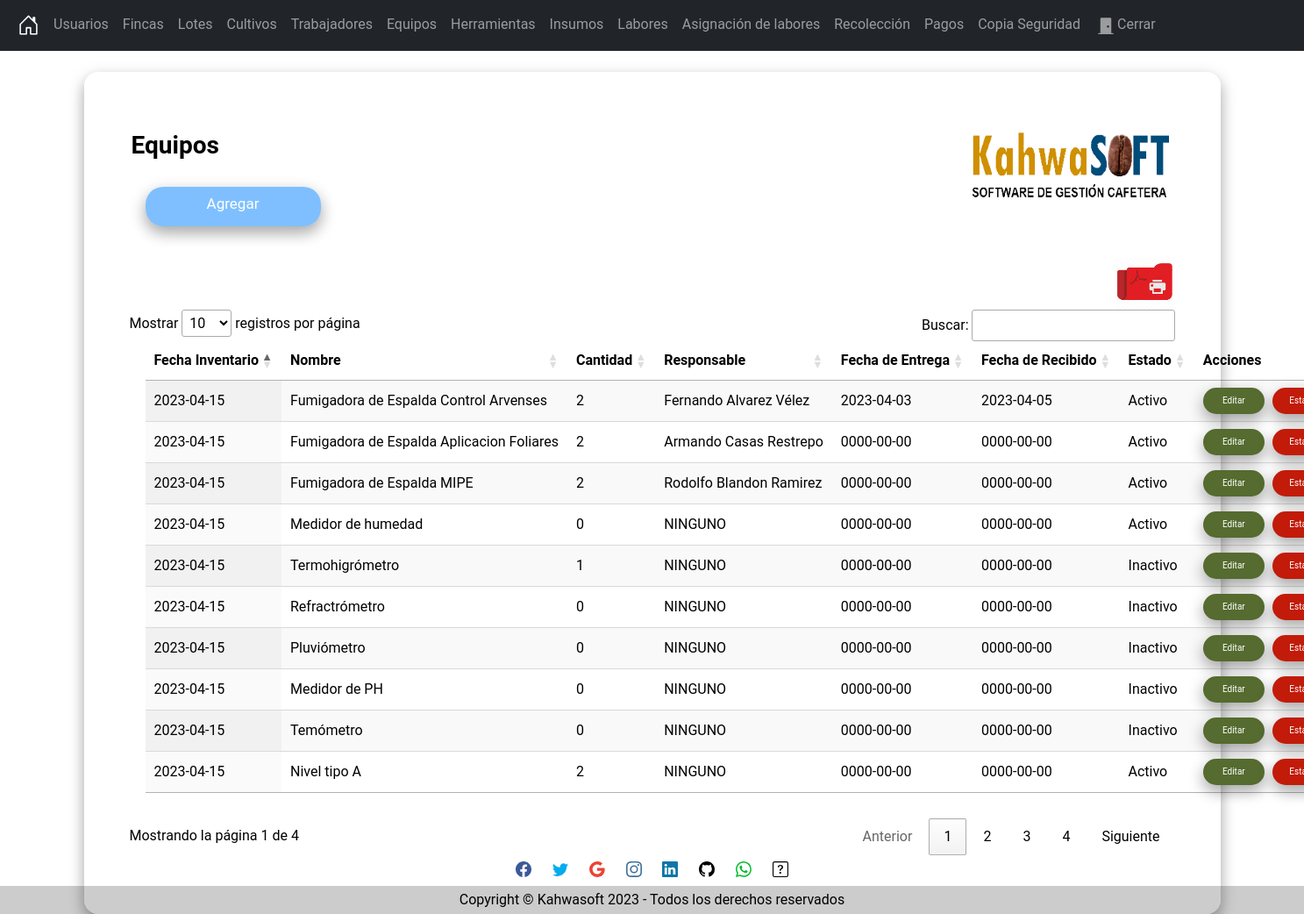
The page /secciones/Equipo/index.php (signed in) on the database its author committed.
### tables this page shows
CREATE TABLE `equipo` (
  `Id` int(11) NOT NULL AUTO_INCREMENT,
  `FechaInventario` date NOT NULL,
  `NombreEquipo` varchar(255) NOT NULL,
  `Cantidad` int(11) NOT NULL,
  `FechaDeEntrega` date NOT NULL,
  `FechaDeRecibido` date NOT NULL,
  `Responsable` int(11) NOT NULL,
  `FechaDeMantenimiento` date NOT NULL,
  `Estado` tinyint(1) NOT NULL,
  PRIMARY KEY (`Id`),
  UNIQUE KEY `NombreEquipo` (`NombreEquipo`),
  KEY `Responsable` (`Responsable`),
  CONSTRAINT `equipo_ibfk_1` FOREIGN KEY (`Responsable`) REFERENCES `trabajadores` (`Id`) ON DELETE CASCADE ON UPDATE CASCADE
);

### secciones/Equipo/index.php (the view, shortened to what this page needs)
<?php
    include("../../bd.php");
    $sentecia = $conexion->prepare("SELECT *, (SELECT Nombre FROM trabajadores where trabajadores.Id = equipo.Responsable) as empleado
    FROM equipo");
    $sentecia->execute();
    $equipos = $sentecia->fetchall(PDO::FETCH_ASSOC);
?>
<?php include("../../templates/header.php"); ?>
<br/>
    <div class="card">
        <div class="content">
            <div class="title">
                <h3 id="Titulo"><strong>Equipos</strong><img src="../../Img/Logo.png" width="230" height="80" align="right"></h3>
            </div>
            <div class="card-body">
                <a name="" id="btncrear" class="btn" title="Agregar" href="crear.php" role="button">Agregar</a>
                <div class="table-responsive-sm">
                    <table  id="tabla_id" class="display nowrap" style="width:100%">
                        <thead>
                            <tr>
                                <th scope="col">Fecha Inventario</th>
                                <th scope="col">Nombre</th>
                                <th scope="col">Cantidad</th>
                                <th scope="col">Responsable</th>
                                <th scope="col">Fecha de Entrega</th>
                                <th scope="col">Fecha de Recibido</th>
                                <th scope="col">Estado</th>
                                <th scope="col">Acciones</th>
                            </tr>
                        </thead>
                        <div> <a href="../../secciones/Equipo/reportePDF.php"><img src="../../Img/ImpresoraPDF.png" width="70" height="60" align="right" title="Exportar a PDF" href=""></a>
                        </div>
                        <tbody>
                            <?php foreach($equipos as $equipo) {?>
                                <tr class="">
                                    <td scope="row"><?php echo $equipo['FechaInventario']; ?></td>
                                    <td scope="row"><?php echo $equipo['NombreEquipo']; ?></td>
                                    <td scope="row"><?php echo $equipo['Cantidad']; ?></td>
                                    <td scope="row"><?php echo $equipo['empleado']; ?></td>
                                    <td scope="row"><?php echo $equipo['FechaDeEntrega']; ?></td>
                                    <td scope="row"><?php echo $equipo['FechaDeRecibido']; ?></td>
                                    <?php if($equipo['Estado']==1){ ?>
                                        <td>Activo</td>
                                    <?php }?>
                                    <?php if($equipo['Estado']==0){ ?>
                                        <td>Inactivo</td>
                                    <?php }?>
                                    <td> <a id="editar" class="btn" title="Editar" href="editar.php?txtID=<?php echo $equipo['Id']; ?>" role="button">Editar</a>
                                    <a id="borrar" class="btn" title="Estado" href="javascript:borrar(<?php echo $equipo['Id']; ?>);" role="button">Estado</a>
                                    </td>
                                </tr>
                            <?php }?>
                        </tbody>
                    </table>
                </div>
            </div>
        </div>
    </div>
<?php include("../../templates/footer.php"); ?>
<?php include("../../templates/socfooter.php"); ?>

### Css/Styles.css (style rules this page uses)
body { margin-bottom: 60px; margin: 0; padding: 0; background-image: url(../Img/Fondo.png); background-repeat: no-repeat; background-attachment: fixed; background-size: 100% 100%; font-family: 'Roboto', 'sans-serif'; height: 100vh; }
.card { width: 100%; max-width: 400%; color: #000000; padding: 50px 35px; border: 1px solid rgba(255,255, 255, 0.70); background: rgba(255, 255, 255, 0.70); border-radius: 16px; box-shadow: 0 8px 16px 0 rgba(0,0,0,0.2), 0 6px 20px 0 rgba(0,0,0,0.19); }
#btncrear { margin-top: 30px; background: rgba(0, 128, 255, 0.5); border-radius: 20px; box-shadow: 5px 5px #B2BABB; color: white; width: 200px; height: 45px; font-size: 17px; margin-top: 5px; margin-right: 5px; margin-bottom: 35px; margin-left: 18px; box-shadow: 0 8px 16px 0 rgba(0,0,0,0.2), 0 6px 20px 0 rgba(0,0,0,0.19); }
#Titulo { margin-top: 16px; margin-right: 20px; margin-bottom: 9px; margin-left: 18px; font-family: 'Roboto', sans-serif; }
#editar { background: rgb(85, 107, 47); border-radius: 20px; box-shadow: 0 8px 16px 0 rgba(0,0,0,0.2), 0 6px 20px 0 rgba(0,0,0,0.19); color: white; width: 70px; height: 30px; font-size: 10px; margin-right: 5px; }
#borrar { background: #c21b09; border-radius: 20px; box-shadow: 0 8px 16px 0 rgba(0,0,0,0.2), 0 6px 20px 0 rgba(0,0,0,0.19); color: white; width: 70px; height: 30px; font-size: 10px; }
#tabla_id { margin-top: 16px; margin-right: 20px; margin-bottom: 25px; margin-left: 18px; }

### rows shown on the page
equipo: FechaInventario "2023-04-15", NombreEquipo "Fumigadora de Espalda Control Arvenses", Cantidad "2", empleado "Fernando Alvarez Vélez", FechaDeEntrega "2023-04-03", FechaDeRecibido "2023-04-05", Estado "Activo"
equipo: FechaInventario "2023-04-15", NombreEquipo "Fumigadora de Espalda Aplicacion Foliares", Cantidad "2", empleado "Armando Casas Restrepo", FechaDeEntrega "0000-00-00", FechaDeRecibido "0000-00-00", Estado "Activo"
equipo: FechaInventario "2023-04-15", NombreEquipo "Fumigadora de Espalda MIPE", Cantidad "2", empleado "Rodolfo Blandon Ramirez", FechaDeEntrega "0000-00-00", FechaDeRecibido "0000-00-00", Estado "Activo"
equipo: FechaInventario "2023-04-15", NombreEquipo "Medidor de humedad", Cantidad "0", empleado "NINGUNO", FechaDeEntrega "0000-00-00", FechaDeRecibido "0000-00-00", Estado "Activo"
equipo: FechaInventario "2023-04-15", NombreEquipo "Termohigrómetro", Cantidad "1", empleado "NINGUNO", FechaDeEntrega "0000-00-00", FechaDeRecibido "0000-00-00", Estado "Inactivo"
equipo: FechaInventario "2023-04-15", NombreEquipo "Refractrómetro", Cantidad "0", empleado "NINGUNO", FechaDeEntrega "0000-00-00", FechaDeRecibido "0000-00-00", Estado "Inactivo"
equipo: FechaInventario "2023-04-15", NombreEquipo "Pluviómetro", Cantidad "0", empleado "NINGUNO", FechaDeEntrega "0000-00-00", FechaDeRecibido "0000-00-00", Estado "Inactivo"
equipo: FechaInventario "2023-04-15", NombreEquipo "Medidor de PH", Cantidad "0", empleado "NINGUNO", FechaDeEntrega "0000-00-00", FechaDeRecibido "0000-00-00", Estado "Inactivo"
equipo: FechaInventario "2023-04-15", NombreEquipo "Temómetro", Cantidad "0", empleado "NINGUNO", FechaDeEntrega "0000-00-00", FechaDeRecibido "0000-00-00", Estado "Inactivo"
equipo: FechaInventario "2023-04-15", NombreEquipo "Nivel tipo A", Cantidad "2", empleado "NINGUNO", FechaDeEntrega "0000-00-00", FechaDeRecibido "0000-00-00", Estado "Activo"
